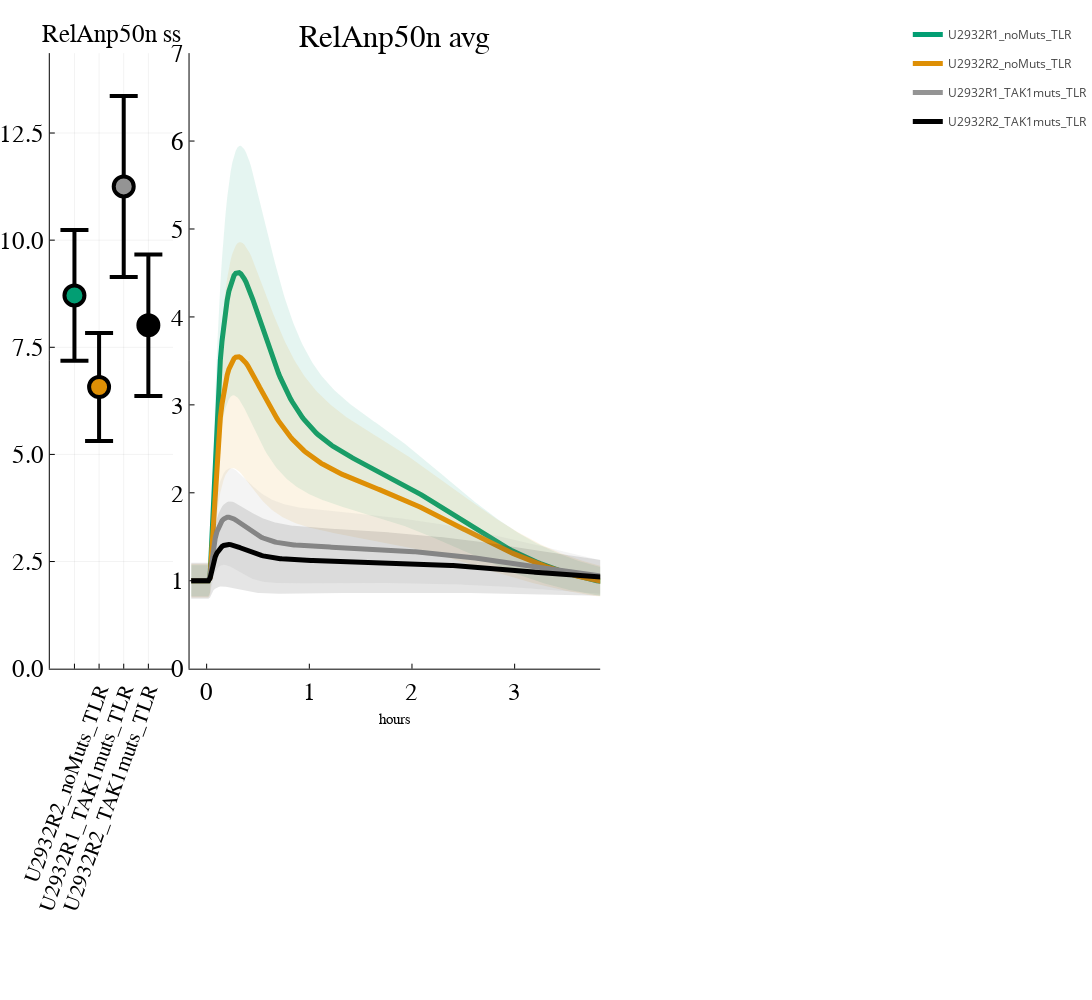

The notebook cell this image was saved under:
### Code cell
include("plotAllSpeciesNormalised.jl")
#toPlot=["U2932R1_noMuts_TLR","U2932R2_noMuts_TLR","U2932R1_CD79Muts_TLR","U2932R2_CD79Muts_TLR","HBL1_noMuts_TLR","HBL1_myd88_Muts_TLR","HBL1_CD79B_Muts_TLR","HBL1_myd88CD79B_Muts_TLR","RIVA_TLR"]
toPlot=["U2932R1_noMuts_TLR","U2932R2_noMuts_TLR","U2932R1_TAK1muts_TLR","U2932R2_TAK1muts_TLR"]
hoursToPlot=4
thisColorArray=vcat(colorArray[[3,2,8]],RGB(0.0,0.0,0.0))
plotAllSpeciesNormalised(["RelAnp50n"],toPlot,thisColorArray,first_cell,last_cell,folder,hoursToPlot,7,1)

### Figure 1 — Plotly figure (JSON) as saved in the notebook; plotly's stock layout.template omitted (floating-point values rounded to 4 significant figures; data arrays with more than 128 entries replaced by an {"elided": "..."} marker saying what was removed)
{"data": [{"colorbar": {"title": ""}, "legendgroup": "", "line": {"color": "rgba(0, 0, 0, 1.000)", "dash": "solid", "shape": "linear", "width": 4}, "marker": {"color": "rgba(0, 0, 0, 1.000)", "line": {"color": "rgba(0, 0, 0, 1.000)", "width": 4}, "size": 20, "symbol": "line-ew"}, "mode": "lines+markers", "name": "", "showlegend": false, "type": "scatter", "x": [1, 1], "xaxis": "x1", "y": [7.186, 10.24], "yaxis": "y1", "zmax": null, "zmin": null}, {"colorbar": {"title": ""}, "legendgroup": "", "marker": {"color": "rgba(2, 158, 115, 1.000)", "line": {"color": "rgba(0, 0, 0, 1.000)", "width": 4}, "size": 20, "symbol": "circle"}, "mode": "markers", "name": "", "showlegend": false, "type": "scatter", "x": [1], "xaxis": "x1", "y": [8.711], "yaxis": "y1", "zmax": null, "zmin": null}, {"colorbar": {"title": ""}, "legendgroup": "", "line": {"color": "rgba(0, 0, 0, 1.000)", "dash": "solid", "shape": "linear", "width": 4}, "marker": {"color": "rgba(0, 0, 0, 1.000)", "line": {"color": "rgba(0, 0, 0, 1.000)", "width": 4}, "size": 20, "symbol": "line-ew"}, "mode": "lines+markers", "name": "", "showlegend": false, "type": "scatter", "x": [2, 2], "xaxis": "x1", "y": [5.313, 7.835], "yaxis": "y1", "zmax": null, "zmin": null}, {"colorbar": {"title": ""}, "legendgroup": "", "marker": {"color": "rgba(222, 143, 5, 1.000)", "line": {"color": "rgba(0, 0, 0, 1.000)", "width": 4}, "size": 20, "symbol": "circle"}, "mode": "markers", "name": "", "showlegend": false, "type": "scatter", "x": [2], "xaxis": "x1", "y": [6.574], "yaxis": "y1", "zmax": null, "zmin": null}, {"colorbar": {"title": ""}, "legendgroup": "", "line": {"color": "rgba(0, 0, 0, 1.000)", "dash": "solid", "shape": "linear", "width": 4}, "marker": {"color": "rgba(0, 0, 0, 1.000)", "line": {"color": "rgba(0, 0, 0, 1.000)", "width": 4}, "size": 20, "symbol": "line-ew"}, "mode": "lines+markers", "name": "", "showlegend": false, "type": "scatter", "x": [3, 3], "xaxis": "x1", "y": [9.143, 13.36], "yaxis": "y1", "zmax": null, "zmin": null}, {"colorbar": {"title": ""}, "legendgroup": "", "marker": {"color": "rgba(148, 148, 148, 1.000)", "line": {"color": "rgba(0, 0, 0, 1.000)", "width": 4}, "size": 20, "symbol": "circle"}, "mode": "markers", "name": "", "showlegend": false, "type": "scatter", "x": [3], "xaxis": "x1", "y": [11.25], "yaxis": "y1", "zmax": null, "zmin": null}, {"colorbar": {"title": ""}, "legendgroup": "", "line": {"color": "rgba(0, 0, 0, 1.000)", "dash": "solid", "shape": "linear", "width": 4}, "marker": {"color": "rgba(0, 0, 0, 1.000)", "line": {"color": "rgba(0, 0, 0, 1.000)", "width": 4}, "size": 20, "symbol": "line-ew"}, "mode": "lines+markers", "name": "", "showlegend": false, "type": "scatter", "x": [4, 4], "xaxis": "x1", "y": [6.365, 9.666], "yaxis": "y1", "zmax": null, "zmin": null}, {"colorbar": {"title": ""}, "legendgroup": "", "marker": {"color": "rgba(0, 0, 0, 1.000)", "line": {"color": "rgba(0, 0, 0, 1.000)", "width": 4}, "size": 20, "symbol": "circle"}, "mode": "markers", "name": "", "showlegend": false, "type": "scatter", "x": [4], "xaxis": "x1", "y": [8.016], "yaxis": "y1", "zmax": null, "zmin": null}, {"colorbar": {"title": ""}, "fill": "tozeroy", "fillcolor": "rgba(2, 158, 115, 0.100)", "legendgroup": "U2932R1_noMuts_TLR", "line": {"color": "rgba(2, 158, 115, 1.000)", "dash": "solid", "shape": "linear", "width": 0}, "mode": "lines", "name": "U2932R1_noMuts_TLR", "showlegend": false, "type": "scatter", "x": {"elided": "962 int values"}, "xaxis": "x2", "y": {"elided": "962 float values"}, "yaxis": "y2", "zmax": null, "zmin": null}, {"colorbar": {"title": ""}, "fillrange": {"elided": "2x481 float values"}, "legendgroup": "U2932R1_noMuts_TLR", "line": {"color": "rgba(2, 158, 115, 1.000)", "dash": "solid", "shape": "linear", "width": 5}, "mode": "lines", "name": "U2932R1_noMuts_TLR", "showlegend": true, "type": "scatter", "x": {"elided": "481 int values"}, "xaxis": "x2", "y": {"elided": "481 float values"}, "yaxis": "y2", "zmax": null, "zmin": null}, {"colorbar": {"title": ""}, "fill": "tozeroy", "fillcolor": "rgba(222, 143, 5, 0.100)", "legendgroup": "U2932R2_noMuts_TLR", "line": {"color": "rgba(222, 143, 5, 1.000)", "dash": "solid", "shape": "linear", "width": 0}, "mode": "lines", "name": "U2932R2_noMuts_TLR", "showlegend": false, "type": "scatter", "x": {"elided": "962 int values"}, "xaxis": "x2", "y": {"elided": "962 float values"}, "yaxis": "y2", "zmax": null, "zmin": null}, {"colorbar": {"title": ""}, "fillrange": {"elided": "2x481 float values"}, "legendgroup": "U2932R2_noMuts_TLR", "line": {"color": "rgba(222, 143, 5, 1.000)", "dash": "solid", "shape": "linear", "width": 5}, "mode": "lines", "name": "U2932R2_noMuts_TLR", "showlegend": true, "type": "scatter", "x": {"elided": "481 int values"}, "xaxis": "x2", "y": {"elided": "481 float values"}, "yaxis": "y2", "zmax": null, "zmin": null}, {"colorbar": {"title": ""}, "fill": "tozeroy", "fillcolor": "rgba(148, 148, 148, 0.100)", "legendgroup": "U2932R1_TAK1muts_TLR", "line": {"color": "rgba(148, 148, 148, 1.000)", "dash": "solid", "shape": "linear", "width": 0}, "mode": "lines", "name": "U2932R1_TAK1muts_TLR", "showlegend": false, "type": "scatter", "x": {"elided": "962 int values"}, "xaxis": "x2", "y": {"elided": "962 float values"}, "yaxis": "y2", "zmax": null, "zmin": null}, {"colorbar": {"title": ""}, "fillrange": {"elided": "2x481 float values"}, "legendgroup": "U2932R1_TAK1muts_TLR", "line": {"color": "rgba(148, 148, 148, 1.000)", "dash": "solid", "shape": "linear", "width": 5}, "mode": "lines", "name": "U2932R1_TAK1muts_TLR", "showlegend": true, "type": "scatter", "x": {"elided": "481 int values"}, "xaxis": "x2", "y": {"elided": "481 float values"}, "yaxis": "y2", "zmax": null, "zmin": null}, {"colorbar": {"title": ""}, "fill": "tozeroy", "fillcolor": "rgba(0, 0, 0, 0.100)", "legendgroup": "U2932R2_TAK1muts_TLR", "line": {"color": "rgba(0, 0, 0, 1.000)", "dash": "solid", "shape": "linear", "width": 0}, "mode": "lines", "name": "U2932R2_TAK1muts_TLR", "showlegend": false, "type": "scatter", "x": {"elided": "962 int values"}, "xaxis": "x2", "y": {"elided": "962 float values"}, "yaxis": "y2", "zmax": null, "zmin": null}, {"colorbar": {"title": ""}, "fillrange": {"elided": "2x481 float values"}, "legendgroup": "U2932R2_TAK1muts_TLR", "line": {"color": "rgba(0, 0, 0, 1.000)", "dash": "solid", "shape": "linear", "width": 5}, "mode": "lines", "name": "U2932R2_TAK1muts_TLR", "showlegend": true, "type": "scatter", "x": {"elided": "481 int values"}, "xaxis": "x2", "y": {"elided": "481 float values"}, "yaxis": "y2", "zmax": null, "zmin": null}], "layout": {"annotations": [{"font": {"color": "rgba(0, 0, 0, 1.000)", "family": "sans-serif", "size": 25}, "rotation": 0, "showarrow": false, "text": "RelAnp50n ss", "x": 0.1252, "xanchor": "center", "xref": "paper", "y": 1, "yanchor": "top", "yref": "paper"}, {"font": {"color": "rgba(0, 0, 0, 1.000)", "family": "sans-serif", "size": 31}, "rotation": 0, "showarrow": false, "text": "RelAnp50n avg", "x": 0.4437, "xanchor": "center", "xref": "paper", "y": 1, "yanchor": "top", "yref": "paper"}], "height": 1000, "legend_position": {"bgcolor": "rgba(255, 255, 255, 1.000)", "bordercolor": "rgba(0, 0, 0, 1.000)", "borderwidth": 1, "font": {"color": "rgba(0, 0, 0, 1.000)", "family": "sans-serif", "size": 11}, "title": {"font": {"color": "rgba(0, 0, 0, 1.000)", "family": "sans-serif", "size": 15}, "text": ""}, "tracegroupgap": 0, "traceorder": "normal", "x": 1, "xanchor": "auto", "y": 1, "yanchor": "auto"}, "margin": {"b": 20, "l": 0, "r": 0, "t": 20}, "paper_bgcolor": "rgba(255, 255, 255, 1.000)", "plot_bgcolor": "rgba(255, 255, 255, 1.000)", "showlegend": true, "width": 1500, "xaxis1": {"anchor": "y1", "domain": [0.05596, 0.1944], "gridcolor": "rgba(0, 0, 0, 0.100)", "gridwidth": 0.5, "linecolor": "rgba(0, 0, 0, 1.000)", "mirror": false, "range": [0, 5], "showgrid": true, "showline": true, "showticklabels": true, "tickangle": -70, "tickcolor": "rgb(0, 0, 0)", "tickfont": {"color": "rgba(0, 0, 0, 1.000)", "family": "sans-serif", "size": 21}, "tickmode": "array", "ticks": "inside", "ticktext": ["U2932R1_noMuts_TLR", "U2932R2_noMuts_TLR", "U2932R1_TAK1muts_TLR", "U2932R2_TAK1muts_TLR"], "tickvals": [1, 2, 3, 4], "title": "", "titlefont": {"color": "rgba(0, 0, 0, 1.000)", "family": "sans-serif", "size": 15}, "type": "-", "visible": true, "zeroline": false, "zerolinecolor": "rgba(0, 0, 0, 1.000)"}, "xaxis2": {"anchor": "y2", "domain": [0.213, 0.6744], "gridcolor": "rgba(0, 0, 0, 0.100)", "gridwidth": 0.5, "linecolor": "rgba(0, 0, 0, 1.000)", "mirror": false, "range": [0, 240], "showgrid": false, "showline": true, "showticklabels": true, "tickangle": 0, "tickcolor": "rgb(0, 0, 0)", "tickfont": {"color": "rgba(0, 0, 0, 1.000)", "family": "sans-serif", "size": 25}, "tickmode": "array", "ticks": "inside", "ticktext": [0, 1, 2, 3, 4], "tickvals": [10, 70, 130, 190, 250], "title": "hours", "titlefont": {"color": "rgba(0, 0, 0, 1.000)", "family": "sans-serif", "size": 15}, "type": "-", "visible": true, "zeroline": false, "zerolinecolor": "rgba(0, 0, 0, 1.000)"}, "yaxis1": {"anchor": "x1", "domain": [0.3243, 0.9655], "gridcolor": "rgba(0, 0, 0, 0.100)", "gridwidth": 0.5, "linecolor": "rgba(0, 0, 0, 1.000)", "mirror": false, "range": [0, 14.36], "showgrid": true, "showline": true, "showticklabels": true, "tickangle": 0, "tickcolor": "rgb(0, 0, 0)", "tickfont": {"color": "rgba(0, 0, 0, 1.000)", "family": "sans-serif", "size": 25}, "tickmode": "array", "ticks": "inside", "ticktext": ["0.0", "2.5", "5.0", "7.5", "10.0", "12.5"], "tickvals": [0, 2.5, 5, 7.5, 10, 12.5], "title": "", "titlefont": {"color": "rgba(0, 0, 0, 1.000)", "family": "sans-serif", "size": 15}, "type": "-", "visible": true, "zeroline": false, "zerolinecolor": "rgba(0, 0, 0, 1.000)"}, "yaxis2": {"anchor": "x2", "domain": [0.3243, 0.9655], "gridcolor": "rgba(0, 0, 0, 0.100)", "gridwidth": 0.5, "linecolor": "rgba(0, 0, 0, 1.000)", "mirror": false, "range": [0, 7], "showgrid": false, "showline": true, "showticklabels": true, "tickangle": 0, "tickcolor": "rgb(0, 0, 0)", "tickfont": {"color": "rgba(0, 0, 0, 1.000)", "family": "sans-serif", "size": 25}, "tickmode": "array", "ticks": "inside", "ticktext": ["0", "1", "2", "3", "4", "5", "6", "7"], "tickvals": [0, 1, 2, 3, 4, 5, 6, 7], "title": "", "titlefont": {"color": "rgba(0, 0, 0, 1.000)", "family": "sans-serif", "size": 15}, "type": "-", "visible": true, "zeroline": false, "zerolinecolor": "rgba(0, 0, 0, 1.000)"}}}
